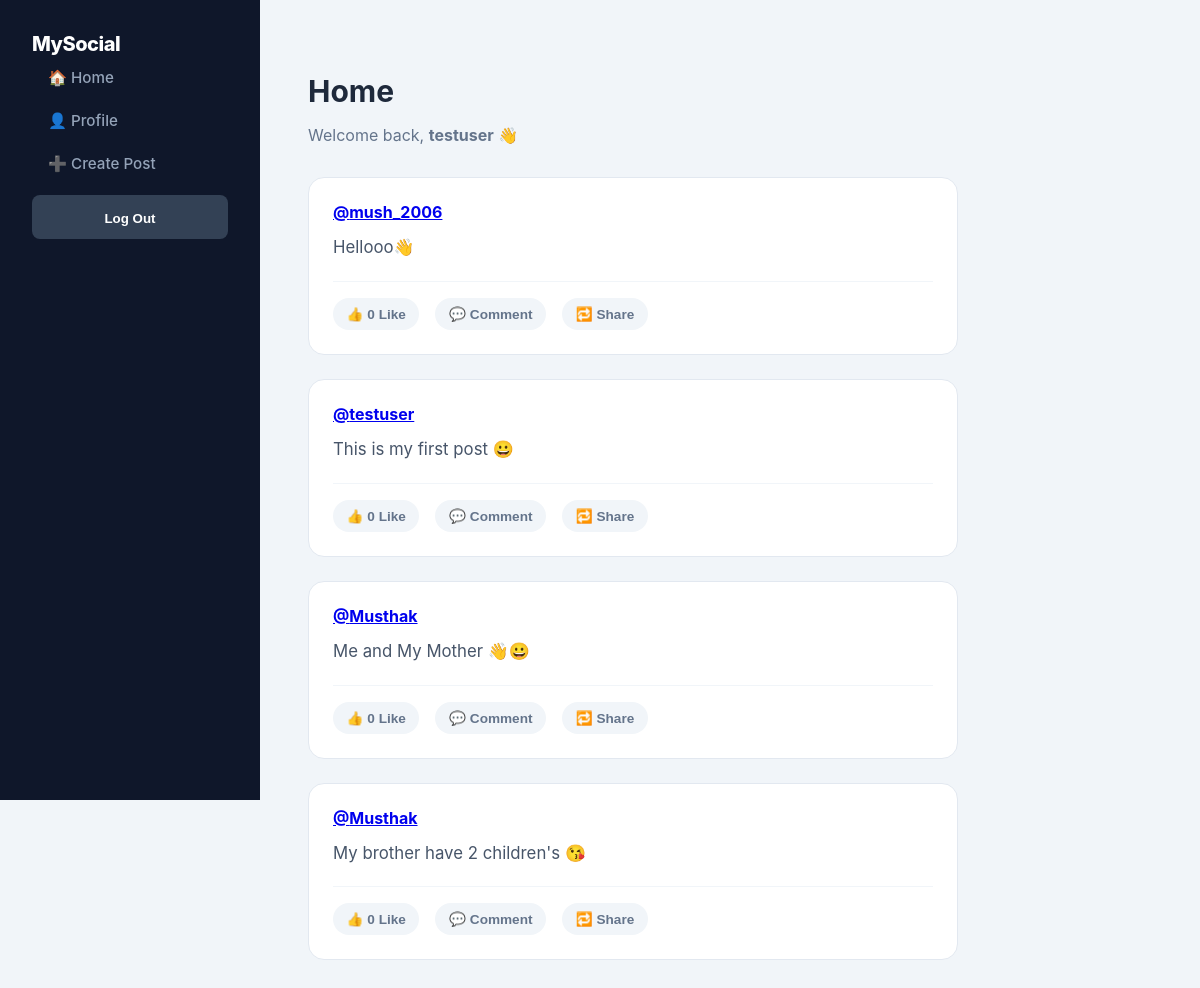
The app's page / (signed in) with its own data.
### accounts/models.py (models this page shows)
class CustomUser(AbstractUser):
    first_name = models.CharField(max_length=255)
    last_name = models.CharField(max_length=255)
    country = models.CharField(max_length=100)
    phone_number = models.CharField(max_length=15)

### pages/models.py (models this page shows, shortened)
class Post(models.Model):
    user = models.ForeignKey(User, on_delete=models.CASCADE)
    content = models.TextField()
    image = models.ImageField(upload_to="post_images/", blank=True, null=True)
    created_at = models.DateTimeField(auto_now_add=True)
    count = models.PositiveIntegerField(default=0)

### pages/views.py (the view)
# urls.py: path("", HomePageView.as_view(), name="home"),
class HomePageView(TemplateView):
    template_name = "home.html"
    def get_context_data(self, **kwargs):
        context = super().get_context_data(**kwargs)
        context['posts'] = Post.objects.all().order_by('-created_at')
        return context

### templates/home.html (shortened to what this page needs)
{% extends "base.html" %}
{% block content %}
{% if user.is_authenticated %}
<div class="home-header">
  <h2>Home</h2>
  <p class="welcome-text">
    Welcome back, <strong>{{ user.username }}</strong> 👋
  </p>
</div>
<div class="feed">
  {% for post in posts %}
  <div class="post-card" id="post-{{ post.pk }}">
    <div class="post-header">
      <a href="{% url 'post' post.pk %}">@{{ post.user.username }}</a>
    </div>
    <div class="post-content">{{ post.content|truncatechars:120 }}</div>
    <div class="post-actions">
      <button onclick="handleLike(this)">
        <span class="icon">👍</span>
        <span class="count">0</span> Like
      </button>
      <button onclick="toggleCommentSection('{{ post.pk }}')">
        💬 Comment
      </button>
      <button onclick="handleShare('{{ post.pk }}')">🔁 Share</button>
    </div>
  </div>
  {% endfor %}
</div>
{% else %}
<div class="login-box">
  <h2>Welcome to MySocialApp</h2>
  <p>Please login to see posts 🤝</p>
</div>
{% endif %}
{% endblock content %}

### templates/base.html (style rules this page uses)
:root { --primary: #6366f1; --primary-hover: #4f46e5; --bg-body: #f8fafc; --bg-sidebar: #0f172a; --text-main: #1e293b; --text-muted: #64748b; --white: #ffffff; }
* { box-sizing: border-box; }
body { margin: 0; font-family: "Inter", system-ui, -apple-system, sans-serif; background-color: var(--bg-body); color: var(--text-main); }
:root { --primary: #6366f1; --primary-hover: #4f46e5; --bg-body: #f1f5f9; --text-dark: #0f172a; --text-muted: #64748b; --white: #ffffff; --radius: 16px; --shadow: 0 4px 6px -1px rgba(0, 0, 0, 0.1), 0 2px 4px -1px rgba(0, 0, 0, 0.06); }
.feed { display: flex; flex-direction: column; gap: 1.25rem; }
.post-card { background: var(--white); padding: 1.5rem; border-radius: var(--radius); border: 1px solid #e2e8f0; transition: transform 0.2s ease; }
.post-header { font-weight: 700; color: var(--text-dark); margin-bottom: 0.75rem; font-size: 1rem; }
.post-content { color: #475569; line-height: 1.6; margin-bottom: 1.25rem; }
.post-actions { display: flex; gap: 0.75rem; border-top: 1px solid #f1f5f9; padding-top: 1rem; }
.post-actions button { background: #f8fafc; border: 1px solid #e2e8f0; padding: 0.5rem 1rem; border-radius: 8px; color: var(--text-muted); font-weight: 600; font-size: 0.85rem; cursor: pointer; transition: all 0.2s; }

### templates/home.html (style rules this page uses)
.home-header { margin-bottom: 2rem; }
.home-header h2 { font-size: 1.875rem; font-weight: 700; margin-bottom: 0.5rem; }
.welcome-text { color: var(--text-muted); font-size: 1rem; }
.feed { display: flex; flex-direction: column; gap: 1.5rem; max-width: 650px; }
.post-card { background: var(--white); padding: 1.5rem; border-radius: 16px; border: 1px solid #e2e8f0; }
.post-header { font-weight: 700; margin-bottom: 0.75rem; }
.post-content { font-size: 1.05rem; margin-bottom: 1.25rem; }
.post-actions { display: flex; gap: 1rem; border-top: 1px solid #f1f5f9; padding-top: 1rem; }
.post-actions button { background: #f1f5f9; border: none; padding: 0.5rem 0.85rem; border-radius: 20px; font-weight: 600; cursor: pointer; }

### records on screen
CustomUser: username "testuser"
Post: user.username "mush_2006", content "Hellooo👋"
Post: user.username "testuser", content "This is my first post 😀"
Post: user.username "Musthak", content "Me and My Mother 👋😀"
Post: user.username "Musthak", content "My brother have 2 children's 😘"
